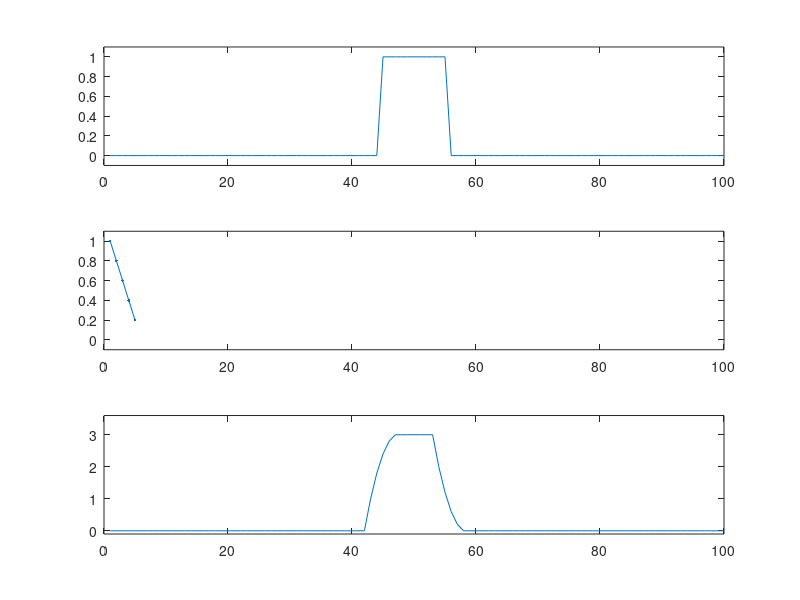
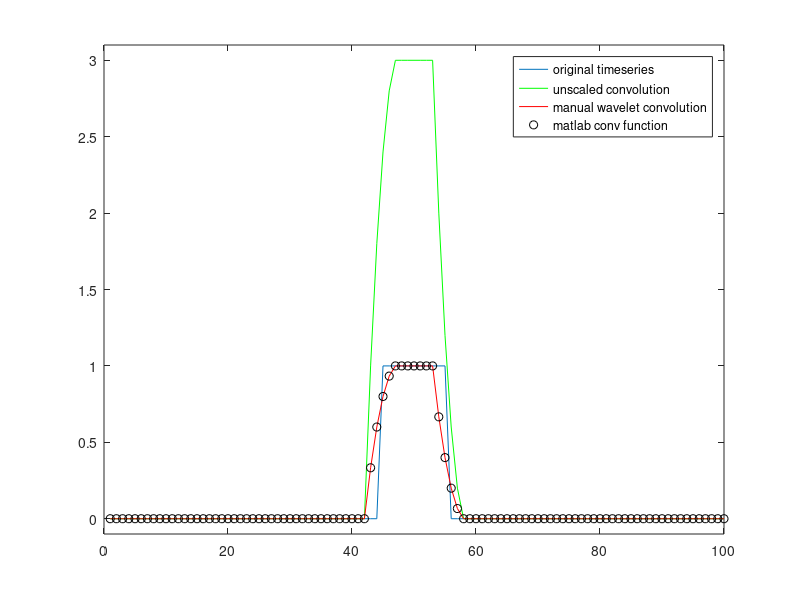
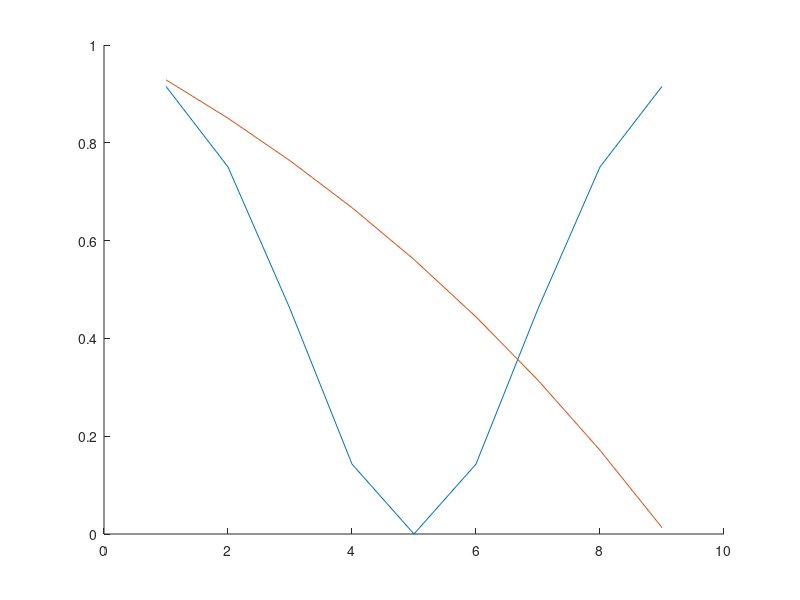

Here is the MATLAB script that generated these plots, in order: (Note: this script raises an error after producing the figures.)
%% Analyzing Neural Time Series Data
% Matlab code for Chapter 10
% Mike X Cohen
% 
% This code accompanies the book, titled "Analyzing Neural Time Series Data" 
% (MIT Press). Using the code without following the book may lead to confusion, 
% incorrect data analyses, and misinterpretations of results. 
% Mike X Cohen assumes no responsibility for inappropriate or incorrect use of this code. 

%% dot products

% two vectors of random numbers
a = randn(10,1);
b = randn(10,1);

% initialize temporary matrix.
pointwise_result=zeros(size(a));

for i=1:length(a)
    pointwise_result(i) = a(i) * b(i);
end
dotproduct = sum(pointwise_result);


% The above code is useful if you are unfamiliar with 
% how a dot product works. Following is a bit more elegant: 
dotproduct = sum(a.*b);

% The most elegant way to compute the dot product, 
% however, is to use Matlab's short-cut: 
dotproduct = a'*b;

% This requires the first vector to be a row vector and the 
% second vector to be a column vector. Otherwise, it will 
% either crash (a*b) or give you the outer product (a*b'). 
% When in doubt, use sum(a.*b). 

%% figure 10.2

% impulse function (all zeros; 1 in the middle)
impfun = zeros(1,100);
impfun(50)=1;
% the figure in the book actually uses the following line, which creates a
% wider boxcar function rather than strictly an impulse function.
impfun(45:55)=1;

kernel = [1 .8 .6 .4 .2]; 

% matlab's convolution function
matlab_conv_result = conv(impfun,kernel,'same');

figure
% plot the signal (impulse or boxcar)
subplot(311)
plot(impfun)
set(gca,'ylim',[-.1 1.1])

% plot the kernel
subplot(312)
plot(kernel,'.-')
set(gca,'xlim',[0 100],'ylim',[-.1 1.1])

% plot the result of convolution
subplot(313)
plot(matlab_conv_result)
set(gca,'xlim',[0 100],'ylim',[-.1 3.6])

%% figure 10.4

% data that we'll use for convolution (must be zero-padded).
dat4conv = [zeros(1,length(kernel)-1) impfun zeros(1,length(kernel)-1) ];

% used for cutting the result of convolution
half_of_kernel_size = ceil((length(kernel)-1)/2);

% initialize convolution output
convolution_result = zeros(1,length(impfun)+length(kernel)-1);

% run convolution (note that kernel is flipped backwards)
for ti=1:length(convolution_result)-half_of_kernel_size
    convolution_result(ti) = sum(dat4conv(ti:ti+length(kernel)-1).*kernel(end:-1:1));
end

% cut off edges
convolution_result = convolution_result(half_of_kernel_size+1:end-half_of_kernel_size);
% Note: In the book figure there was a bug on the previous line ("+1" was typed 
%       as "-1"), which incorrectly showed the convolution as being a few points
%       too far to the right. Thanks to Thijs Perenboom for catching that!

figure
plot(impfun)
hold on
plot(convolution_result,'g')
plot(convolution_result./sum(kernel),'r')
plot(matlab_conv_result./sum(kernel),'ko')
set(gca,'xlim',[0 100],'ylim',[-.1 3.1])
legend({'original timeseries';'unscaled convolution';'manual wavelet convolution';'matlab conv function'})

%% end

%% creating kernels - ex 10
% creating a gaussian of 100 points
close all;
gaussFunc = @(x,mu,sig,height,vo) height*exp(-(((x-mu).^2)/(2*sig.^2)))+vo; %https://en.wikipedia.org/wiki/Gaussian_function
expFunc = @(x,rate) (1-exp(x/10))/exp(max(x)/rate) + 1;
x = [1:1:9];
gaussKernel = gaussFunc(x,round(length(x)/2),1.8,-1,1);
expKernel = expFunc(x,23);

figure;
hold on;
plot(x,gaussKernel);
plot(x,expKernel);
%% convolving previously created kernels with single channels from the sample data; using 50 datapoints
load sampleEEGdata.mat;
close all;
% selecting a single trial
trialId = randsample(EEG.trials, 1);

% getting 50 poitns around the middle of the trial
indices = [round((length(EEG.times)/2))-24:1:round((length(EEG.times)/2))+25];

% selecting channel for plotting
channelLabel = "FCz";
channelIndex = strcmpi(channelLabel,{EEG.chanlocs.labels});

% convolving with the function
data = squeeze(EEG.data(channelIndex,indices,trialId));
gauss_conv_result = conv(data,gaussKernel,"same");
exp_conv_result   = conv(data,expKernel, "same");
% plot the signal (impulse or boxcar)
subplot(311)
plot([1:1:50],data);
set(gca,"xlim",[0 50]);
legend(["Data"]);

% plot the kernel
subplot(312)
hold on
plot(gaussKernel,".-");
plot(expKernel,".-");
set(gca,"xlim",[1 9],"ylim",[0 1]);
legend(["Gauss", "Exp"]);
hold off

% plot the result of convolution
subplot(313)
hold on
plot(data);
plot(gauss_conv_result);
plot(exp_conv_result);
set(gca,"xlim",[0 50]);
legend(["Data", "GaussConv", "ExpConv"]);
hold off


